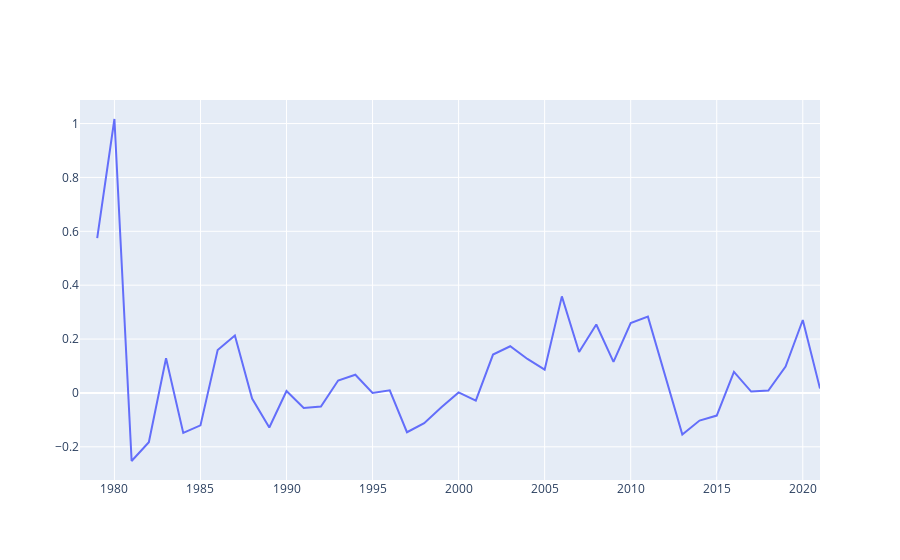

Notebook cell for this chart:
### Code cell
fig = go.Figure([go.Scatter(x=annualpct['Date'], y=annualpct['USD'])])
fig.show()
